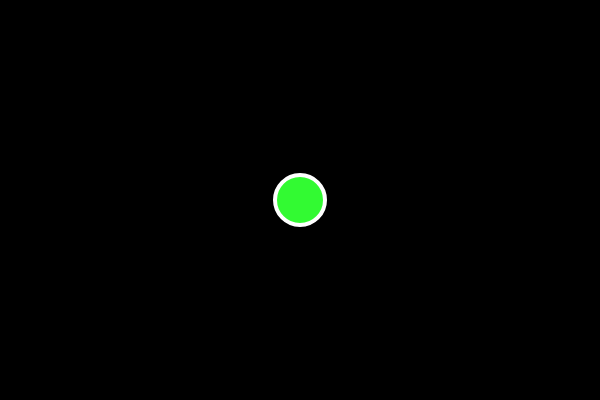
Frame 1 (no input)
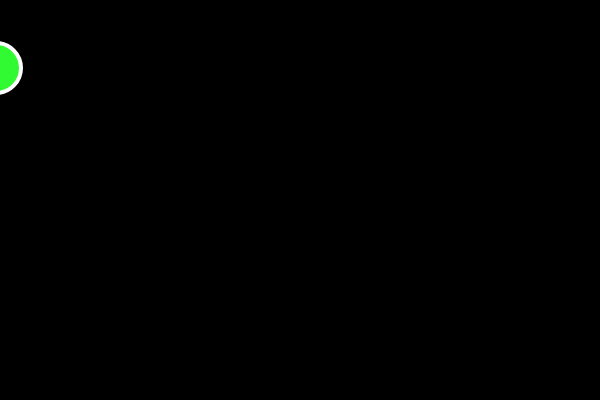
Frame 60 (no input)
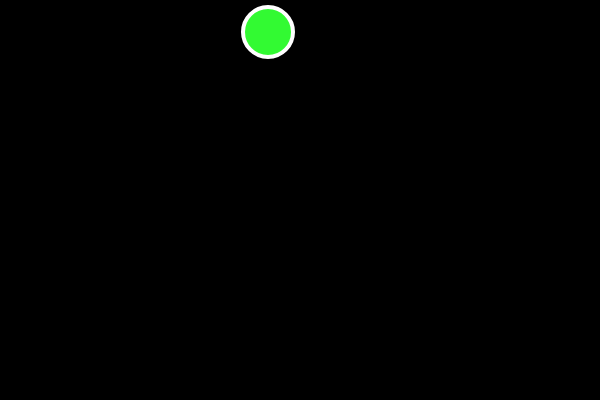
Frame 120 (the mouse pressed at the canvas centre since frame 60)

The p5.js sketch that drew these frames (run headless with seeded random() and noise() and a simulated clock; from frame 60 on, the mouse is pressed at the canvas centre):

// p5.js sketch
// ── sketch.js
var x = 300;
var y = 200;
var speedx = 8;
var speedy = 6;


function setup(){
    createCanvas(600,400);
}

function draw(){
    background(0);
    display();
    move();
    bouce();
        
        
        
    
    //make ball move
    y = y + speedy;
    x = x + speedx;
    

}

function display(){
    //display ball
    stroke(255);
    strokeWeight(4);
    fill(50,250,50);
    ellipse(x, y, 50, 50);
}

function move(){
    //make ball move
    y = y + speedy;
    x = x + speedx;
}

function bouce(){
    
    //ball changes direction when it hits wall
    if(x>600 || x<0){
        speedx = -speedx;
    }
     if(y>400 || y<0){
        speedy = -speedy;
    }
}
